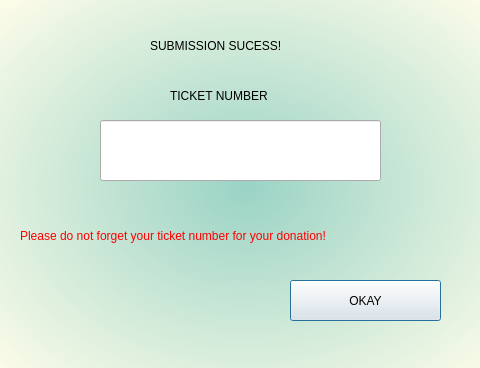
<?xml version="1.0" encoding="UTF-8"?>
<ui version="4.0">
 <class>Dialog</class>
 <widget class="QDialog" name="Dialog">
  <property name="geometry">
   <rect>
    <x>0</x>
    <y>0</y>
    <width>480</width>
    <height>368</height>
   </rect>
  </property>
  <property name="windowTitle">
   <string>Dialog</string>
  </property>
  <widget class="QWidget" name="widget" native="true">
   <property name="geometry">
    <rect>
     <x>0</x>
     <y>0</y>
     <width>481</width>
     <height>371</height>
    </rect>
   </property>
   <property name="styleSheet">
    <string notr="true">QWidget#widget{
background-color:qradialgradient(spread:pad, cx:0.512, cy:0.511364, radius:0.73, fx:0.511, fy:0.505364, stop:0 rgba(154, 211, 197, 255), stop:1 rgba(255, 253, 234, 255));}
</string>
   </property>
   <widget class="QLabel" name="label">
    <property name="geometry">
     <rect>
      <x>150</x>
      <y>20</y>
      <width>191</width>
      <height>51</height>
     </rect>
    </property>
    <property name="styleSheet">
     <string notr="true">font: 14pt &quot;Century Gothic&quot;;</string>
    </property>
    <property name="text">
     <string>SUBMISSION SUCESS!</string>
    </property>
   </widget>
   <widget class="QPushButton" name="pushButton">
    <property name="geometry">
     <rect>
      <x>290</x>
      <y>280</y>
      <width>151</width>
      <height>41</height>
     </rect>
    </property>
    <property name="text">
     <string>OKAY</string>
    </property>
   </widget>
   <widget class="QLineEdit" name="email">
    <property name="geometry">
     <rect>
      <x>100</x>
      <y>120</y>
      <width>281</width>
      <height>61</height>
     </rect>
    </property>
   </widget>
   <widget class="QLabel" name="label_2">
    <property name="geometry">
     <rect>
      <x>170</x>
      <y>80</y>
      <width>141</width>
      <height>31</height>
     </rect>
    </property>
    <property name="styleSheet">
     <string notr="true">font: 12pt &quot;Century Gothic&quot;;</string>
    </property>
    <property name="text">
     <string>TICKET NUMBER</string>
    </property>
   </widget>
   <widget class="QLabel" name="label_3">
    <property name="geometry">
     <rect>
      <x>20</x>
      <y>180</y>
      <width>511</width>
      <height>111</height>
     </rect>
    </property>
    <property name="styleSheet">
     <string notr="true">font: 12pt &quot;Century Gothic&quot;;
color:rgb(255, 0, 0)</string>
    </property>
    <property name="text">
     <string>Please do not forget your ticket number for your donation!</string>
    </property>
   </widget>
   <widget class="QLabel" name="label_4">
    <property name="geometry">
     <rect>
      <x>160</x>
      <y>130</y>
      <width>141</width>
      <height>31</height>
     </rect>
    </property>
    <property name="styleSheet">
     <string notr="true">font: 12pt &quot;Century Gothic&quot;;</string>
    </property>
    <property name="text">
     <string/>
    </property>
   </widget>
  </widget>
 </widget>
 <resources/>
 <connections/>
</ui>
